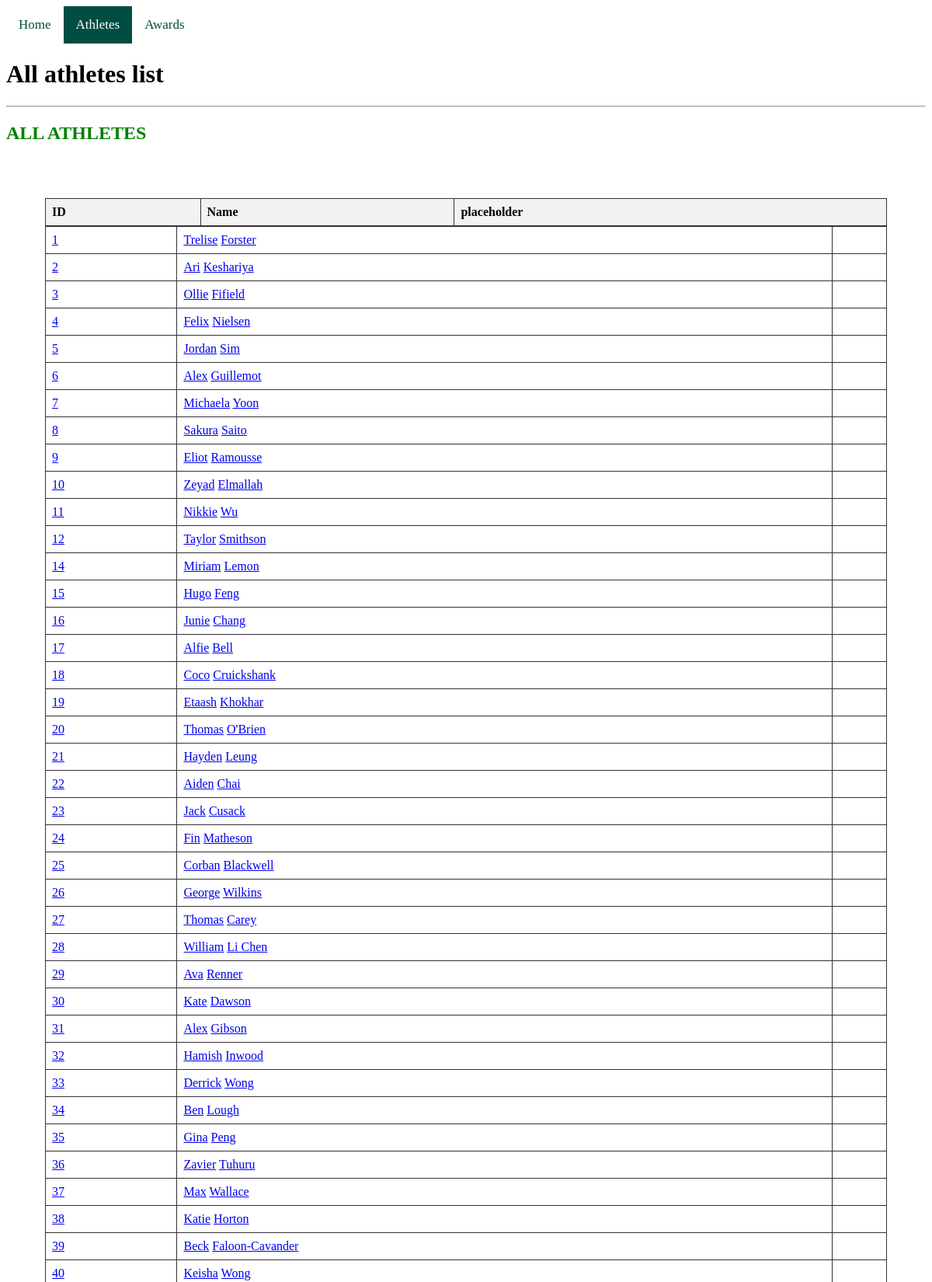
The app's page /all_athletes (upper part) with its own data.
### tables this page shows
CREATE TABLE athlete (athlete_id INTEGER PRIMARY KEY NOT NULL, firstname TEXT NOT NULL, lastname TEXT NOT NULL);

### flaskimport.py (the view)
@app.route("/all_athletes")
def all_athletes():
    db = get_db()
    cursor = db.execute('SELECT * FROM athlete')
    athletes = cursor.fetchall()
    db.close()
    return render_template('all_athletes.html', title='ALL ATHLETES',
                           athletes=athletes)

### flaskimport.py (called while the page is built)
def get_db():
    db = getattr(g, '_database', None)
    if db is None:
        db = g._database = sqlite3.connect('BHS_sport_history_database.db')
        db.row_factory = sqlite3.Row
    return db

### templates/all_athletes.html (shortened to what this page needs)
{% extends "layout.html" %}
{% block content %}
<div class="topnav">
  <a href="/">Home</a>
  <a class="active" href="/athletes">Athletes</a>
  <a href="/athletes">Awards</a>
</div>
  <h1>All athletes list</h1>
  <hr>
  <h2 style="color:green;">ALL ATHLETES</h2>
<div class="table">
  <table>
    <thead>
      <tr>
        <th>ID</th>
        <th>Name</th>
        <th>placeholder</th>
      </tr>
    </thead>
  </table>
  <table>
  {% for athlete in athletes %}
    <tbody>
        <tr>
        <td>
          <a href="player/{{ athlete[0] }}">{{ athlete[0] }}</a>
        </td>
        <td>
          <a href="player/{{ athlete[0] }}">{{ athlete[1] }}</a>
          <a href="player/{{ athlete[0] }}">{{ athlete[2] }}</a>
        </td>
        <td>
        </td>
      </tr>
    </tbody>
  {% endfor %}
  </table>
</div>
{% endblock %}

### templates/layout.html (shortened to what this page needs)
<!DOCTYPE html>
<!DOCTYPE html>
<html lang="en">
<head>
    <link rel="stylesheet" href="{{ url_for('static', filename='style.css') }}">
</head>
<body>
    {% block content %}{% endblock %}
</body>
</html>

### static/style.css (style rules this page uses)
body { background-color: white; }
.topnav { background-color: rgb(255, 255, 255); overflow: hidden; }
.topnav a { font-family: "Public Sans"; float: left; color: rgb(0, 78, 66); text-align: center; padding: 14px 16px; text-decoration: none; font-size: 17px; transition: background-color .3s; }
.topnav a.active { background-color: rgb(0, 78, 66); color: white; }
table { width: 100%; border-collapse: collapse; }
.table { padding: 50px; }
th, td { border: 1px solid #333; padding: 8px; text-align: left; }
thead { background-color: #f2f2f2; }

### records on screen
athlete: athlete_id "1", firstname "Trelise", lastname "Forster"
athlete: athlete_id "2", firstname "Ari", lastname "Keshariya"
athlete: athlete_id "3", firstname "Ollie", lastname "Fifield"
athlete: athlete_id "4", firstname "Felix", lastname "Nielsen"
athlete: athlete_id "5", firstname "Jordan", lastname "Sim"
athlete: athlete_id "6", firstname "Alex", lastname "Guillemot"
athlete: athlete_id "7", firstname "Michaela", lastname "Yoon"
athlete: athlete_id "8", firstname "Sakura", lastname "Saito"
athlete: athlete_id "9", firstname "Eliot", lastname "Ramousse"
athlete: athlete_id "10", firstname "Zeyad", lastname "Elmallah"
athlete: athlete_id "11", firstname "Nikkie", lastname "Wu"
athlete: athlete_id "12", firstname "Taylor", lastname "Smithson"
athlete: athlete_id "14", firstname "Miriam", lastname "Lemon"
athlete: athlete_id "15", firstname "Hugo", lastname "Feng"
athlete: athlete_id "16", firstname "Junie", lastname "Chang"
athlete: athlete_id "17", firstname "Alfie", lastname "Bell"
athlete: athlete_id "18", firstname "Coco", lastname "Cruickshank"
athlete: athlete_id "19", firstname "Etaash", lastname "Khokhar"
athlete: athlete_id "20", firstname "Thomas", lastname "O'Brien"
athlete: athlete_id "21", firstname "Hayden", lastname "Leung"
athlete: athlete_id "22", firstname "Aiden", lastname "Chai"
athlete: athlete_id "23", firstname "Jack", lastname "Cusack"
athlete: athlete_id "24", firstname "Fin", lastname "Matheson"
athlete: athlete_id "25", firstname "Corban", lastname "Blackwell"
athlete: athlete_id "26", firstname "George", lastname "Wilkins"
athlete: athlete_id "27", firstname "Thomas", lastname "Carey"
athlete: athlete_id "28", firstname "William", lastname "Li Chen"
athlete: athlete_id "29", firstname "Ava", lastname "Renner"
athlete: athlete_id "30", firstname "Kate", lastname "Dawson"
athlete: athlete_id "31", firstname "Alex", lastname "Gibson"
athlete: athlete_id "32", firstname "Hamish", lastname "Inwood"
athlete: athlete_id "33", firstname "Derrick", lastname "Wong"
athlete: athlete_id "34", firstname "Ben", lastname "Lough"
athlete: athlete_id "35", firstname "Gina", lastname "Peng"
athlete: athlete_id "36", firstname "Zavier", lastname "Tuhuru"
athlete: athlete_id "37", firstname "Max", lastname "Wallace"
athlete: athlete_id "38", firstname "Katie", lastname "Horton"
athlete: athlete_id "39", firstname "Beck", lastname "Faloon-Cavander"
athlete: athlete_id "40", firstname "Keisha", lastname "Wong"
